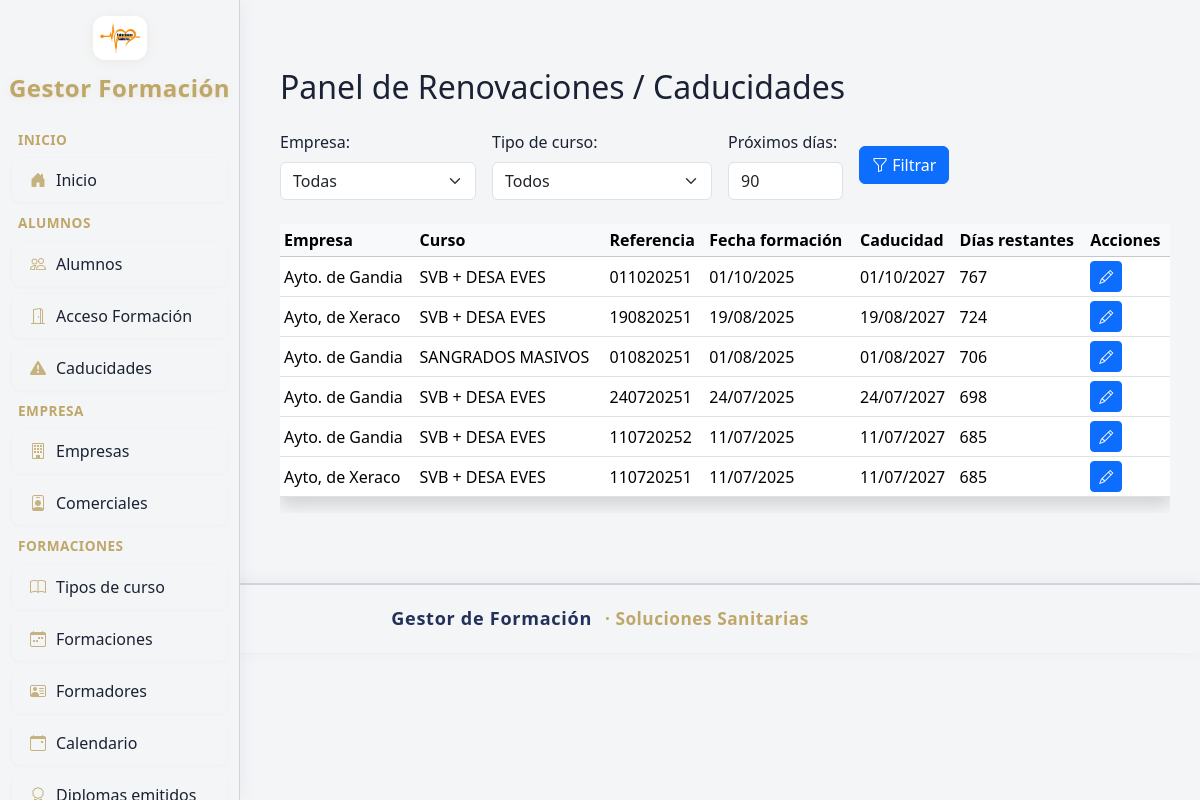
/renovaciones, run on the app's committed database.
### mi_plataforma_formacion_app/models/formacion.py (models this page shows)
class Formacion(db.Model):
    __tablename__ = 'formacion'
    id             = db.Column(db.Integer, primary_key=True)
    referencia = db.Column(db.String(32), nullable=True)
    tipo_curso_id  = db.Column(db.Integer, db.ForeignKey('tipo_curso.id'))
    empresa_id     = db.Column(db.Integer, db.ForeignKey('empresa.id'))
    dos_ediciones  = db.Column(db.Boolean, default=False)
    fecha1         = db.Column(db.Date)
    hora_inicio1   = db.Column(db.Time)
    hora_fin1      = db.Column(db.Time)
    fecha2         = db.Column(db.Date)
    hora_inicio2   = db.Column(db.Time)
    hora_fin2      = db.Column(db.Time)
    direccion_aula = db.Column(db.String(256))
    fundae         = db.Column(db.Boolean, default=False)
    formador_id    = db.Column(db.Integer, db.ForeignKey('formador.id'))
    observaciones  = db.Column(db.Text)
    alumno_formaciones = db.relationship('AlumnoFormacion', backref='formacion', lazy=True)
    cerrada = db.Column(db.Boolean, default=False)
    poblacion = db.Column(db.String(128))

### mi_plataforma_formacion_app/models/empresa.py (models this page shows)
class Empresa(db.Model):
    __tablename__ = 'empresa'
    id           = db.Column(db.Integer, primary_key=True)
    nombre       = db.Column(db.String(128), unique=True, nullable=False)
    cif          = db.Column(db.String(32), unique=True, nullable=False)
    direccion    = db.Column(db.String(256))
    poblacion    = db.Column(db.String(64))
    provincia    = db.Column(db.String(64))
    contacto     = db.Column(db.String(128))
    telefono     = db.Column(db.String(32))
    comercial_id = db.Column(db.Integer, db.ForeignKey('comercial.id'), nullable=True)
    formaciones  = db.relationship('Formacion', backref='empresa', lazy=True)
    alumnos      = db.relationship('Alumno', backref='empresa', lazy=True)

### mi_plataforma_formacion_app/models/tipo_curso.py (models this page shows)
class TipoCurso(db.Model):
    __tablename__ = 'tipo_curso'
    id            = db.Column(db.Integer, primary_key=True)
    nombre        = db.Column(db.String(128), nullable=False)
    duracion_horas= db.Column(db.Integer)
    temario       = db.Column(db.Text)
    objetivos     = db.Column(db.Text)
    pdf_temario   = db.Column(db.String(255))
    pdf_objetivos = db.Column(db.String(255))
    validez_meses = db.Column(db.Integer, nullable=False, default=0)
    color = db.Column(db.String(20), default="#FFA500")
    requiere_renovacion = db.Column(db.Boolean, nullable=False, default=False)
    formaciones   = db.relationship('Formacion', backref='tipo_curso', lazy=True)
    formadores    = db.relationship('Formador', secondary=formador_tipo_curso, back_populates='tipos_curso')
    examen_modelo_id = db.Column(db.Integer, db.ForeignKey('examen_modelo.id'))
    examen_modelo = db.relationship('ExamenModelo', back_populates='tipos_curso')
    plantilla_diploma_id = db.Column(db.Integer, db.ForeignKey('plantilla_diploma.id'), nullable=True)
    plantilla_acta_id = db.Column(db.Integer, db.ForeignKey('plantilla_acta.id'), nullable=True)

### mi_plataforma_formacion_app/blueprints/renovaciones/routes.py (the view)
@renovaciones_bp.route('/renovaciones')
def panel_renovaciones():
    empresa_id = request.args.get('empresa_id', type=int)
    tipo_curso_id = request.args.get('tipo_curso_id', type=int)
    dias = request.args.get('dias', default=90, type=int)
    fecha_limite = date.today() + timedelta(days=dias)
    query = Formacion.query.filter(Formacion.fecha1 != None)
    query = query.filter(Formacion.fecha1 + timedelta(days=730) <= fecha_limite)
    if empresa_id:
        query = query.filter(Formacion.empresa_id == empresa_id)
    if tipo_curso_id:
        query = query.filter(Formacion.tipo_curso_id == tipo_curso_id)
    formaciones = query.order_by(Formacion.fecha1.desc()).all()
    empresas = Empresa.query.order_by(Empresa.nombre).all()
    tipos = TipoCurso.query.order_by(TipoCurso.nombre).all()
    hoy = date.today()
    return render_template(
        'renovaciones/panel_renovaciones.html',
        formaciones=formaciones,
        empresas=empresas,
        tipos=tipos,
        hoy=hoy,
        empresa_id=empresa_id,
        tipo_curso_id=tipo_curso_id,
        dias=dias,
        fecha_limite=fecha_limite,
        timedelta=timedelta # <--- ¡Solo un nombre de argumento y su valor!
    )

### mi_plataforma_formacion_app/blueprints/alumnos/routes.py (called while the page is built)
@alumnos_bp.app_context_processor
def inject_buscar_diploma_pdf():
    return dict(buscar_diploma_pdf=buscar_diploma_pdf)

### mi_plataforma_formacion_app/templates/renovaciones/panel_renovaciones.html (shortened to what this page needs)
{% extends "base.html" %}
{% block content %}
<h2 class="mb-4">Panel de Renovaciones / Caducidades</h2>
<form class="row row-cols-lg-auto g-3 align-items-center mb-4" method="get">
    <div class="col-12">
        <label class="form-label">Empresa:</label>
        <select class="form-select" name="empresa_id">
            <option value="">Todas</option>
        </select>
    </div>
    <div class="col-12">
        <label class="form-label">Tipo de curso:</label>
        <select class="form-select" name="tipo_curso_id">
            <option value="">Todos</option>
        </select>
    </div>
    <div class="col-12">
        <label class="form-label">Próximos días:</label>
        <input type="number" min="1" max="720" class="form-control" name="dias" value="{{ dias }}">
    </div>
    <div class="col-12">
        <button class="btn btn-primary" type="submit"><i class="bi bi-funnel"></i> Filtrar</button>
    </div>
</form>
{% if formaciones %}
<div class="table-responsive">
    <table class="table table-hover table-sm align-middle shadow">
        <thead class="table-light">
            <tr>
                <th>Empresa</th>
                <th>Curso</th>
                <th>Referencia</th>
                <th>Fecha formación</th>
                <th>Caducidad</th>
                <th>Días restantes</th>
                <th>Acciones</th>
            </tr>
        </thead>
        <tbody>
        {% for f in formaciones %}
            {% set fecha_caducidad = f.fecha1 + timedelta(days=730) %}
            {% set dias_restantes = (fecha_caducidad - hoy).days %}
            <tr {% if dias_restantes <= 30 %}class="table-danger"{% elif dias_restantes <= 90 %}class="table-warning"{% endif %}>
                <td>{{ f.empresa.nombre }}</td>
                <td>{{ f.tipo_curso.nombre }}</td>
                <td>{{ f.referencia or '-' }}</td>
                <td>{{ f.fecha1.strftime('%d/%m/%Y') if f.fecha1 else '-' }}</td>
                <td>{{ fecha_caducidad.strftime('%d/%m/%Y') }}</td>
                <td>{{ dias_restantes }}</td>
                <td>
                    <a href="{{ url_for('formaciones_bp.editar_formacion', formacion_id=f.id) }}" class="btn btn-sm btn-primary">
                       <i class="bi bi-pencil"></i>
                    </a>
                </td>
            </tr>
        {% endfor %}
        </tbody>
    </table>
</div>
{% else %}
<div class="alert alert-info">
    No hay formaciones próximas a caducar según los filtros seleccionados.
</div>
{% endif %}
{% endblock %}

### mi_plataforma_formacion_app/templates/base.html (style rules this page uses)
:root { --color-sidebar-bg: #f4f5f7; --color-sidebar-border: #d1d5db; --color-sidebar-text: #1a2233; --color-sidebar-hover: #e9eaf0; --color-sidebar-active: #22305a; --color-sidebar-active-text: #fff; --color-sidebar-title: #bfa76a; --color-sidebar-icon: #bfa76a; --color-accent-gold: #bfa76a; --color-card-bg: #fff; --color-btn-gold: #bfa76a; --color-btn-navy: #22305a; }
body { font-family: 'Segoe UI', sans-serif; background-color: #f4f5f7; margin: 0; padding: 0; color: var(--color-sidebar-text); }

### data on the page
Formacion: empresa.nombre "Ayto. de Gandia", tipo_curso.nombre "SVB + DESA EVES", referencia "011020251", fecha1 "01/10/2025", strftime "01/10/2027"
Formacion: empresa.nombre "Ayto, de Xeraco", tipo_curso.nombre "SVB + DESA EVES", referencia "190820251", fecha1 "19/08/2025", strftime "19/08/2027"
Formacion: empresa.nombre "Ayto. de Gandia", tipo_curso.nombre "SANGRADOS MASIVOS", referencia "010820251", fecha1 "01/08/2025", strftime "01/08/2027"
Formacion: empresa.nombre "Ayto. de Gandia", tipo_curso.nombre "SVB + DESA EVES", referencia "240720251", fecha1 "24/07/2025", strftime "24/07/2027"
Formacion: empresa.nombre "Ayto. de Gandia", tipo_curso.nombre "SVB + DESA EVES", referencia "110720252", fecha1 "11/07/2025", strftime "11/07/2027"
Formacion: empresa.nombre "Ayto, de Xeraco", tipo_curso.nombre "SVB + DESA EVES", referencia "110720251", fecha1 "11/07/2025", strftime "11/07/2027"
